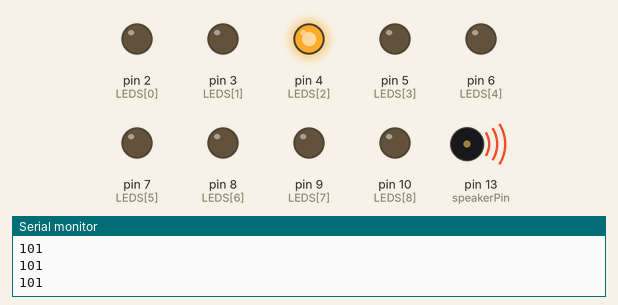
Simulated run of this sketch. Board: Arduino Uno, built with avr-gcc and run on an emulated ATmega328P. On the bench: output pins drawn as LEDs (lit = HIGH), buzzer (waves = sounding), the last lines printed to the serial monitor. Pins used as bus, display or sensor lines are not drawn.

Above: at 0.9 s.
At 6.65 s:
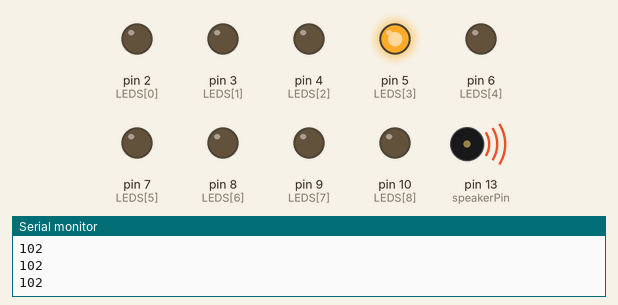
At 11.0 s:
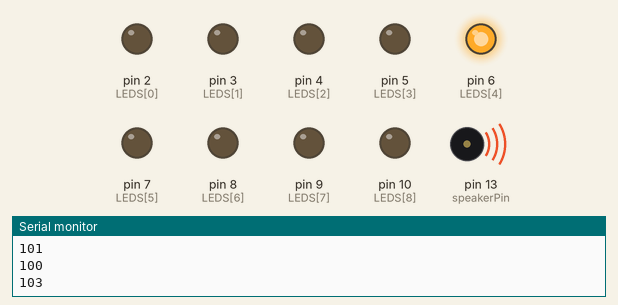
At 22.1 s:
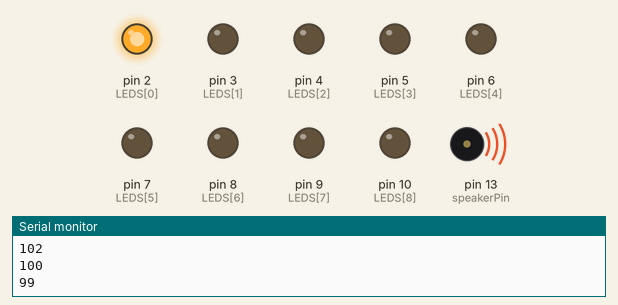
At 33.7 s:
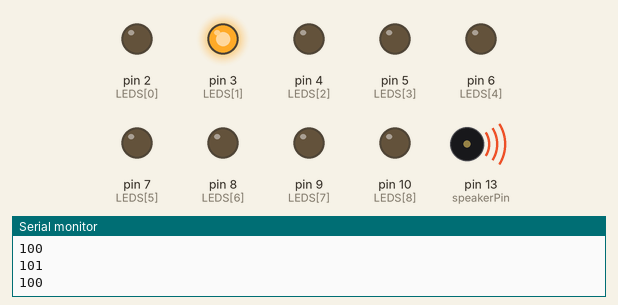
Timing chart, 0 to 40.0 s (numbered marks = the images above):
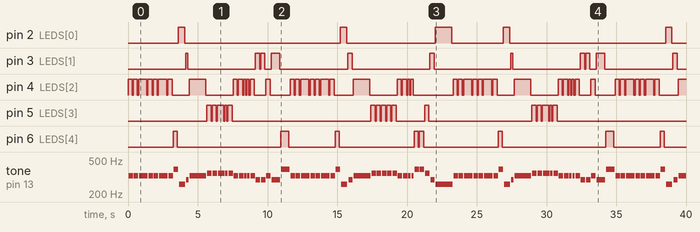

The sketch:

CFGS_MP10_LL013_002_Melody_JUDIT_MARTIN_VILA.ino
```cpp
/******************************************************************************
**                                                                           **
**                              Music player                                 **
**                                                                           **
**           c=DO, d=RE, e=MI, f=FA, g=SOL, a=LA, b=SI, C=DO' D=RE'          **
**                                                                           **
*******************************************************************************/
//******* Includes ************************************************************

//******* Variables ***********************************************************
const int speakerPin = 13;   // pin for speaker
int tempo = 150;
int LEDS [] = {2, 3, 4, 5, 6, 7, 8, 9, 10};


//Melody 1
//int length = 15; // the number of notes
//char notes[] = "ccggaagffeeddc "; // a space represents a rest
//int beats[] = { 1, 1, 1, 1, 1, 1, 2, 1, 1, 1, 1, 1, 1, 2, 4 }; // time notes

//Melody 2 himne del Barça
//int length = 21;
//char notes[] = "egC egC egCDCb abCabg";
//int beats[]={3, 2, 2, 1, 3, 2, 2, 1, 2, 1, 2, 2, 1, 3, 1, 2, 1, 1, 1, 1, 3, 1};

//Melody 3 Jingle Bells
int length = 51;
char notes[] = "eeeeeeegcdefffffeeeeeddedgeeeeeeegcdefffffeeeeggfdc";
int beats[] = { 2, 2, 4, 2, 2, 4, 2, 2, 3, 1, 8, 2, 2, 3, 1, 2, 2, 2, 1, 1, 2, 2, 2, 2, 4, 4, 2, 2, 4, 2, 2, 4, 2, 2, 3, 2, 8, 2, 2, 2, 2, 2, 2, 2, 1, 1, 2, 2, 2, 2, 8};

//****** Setup ****************************************************************
void setup() {
  Serial.begin(9600);
  // make the pin output
  pinMode(speakerPin, OUTPUT);

for (int i = 0; i<9; i++){
  pinMode(LEDS[i], OUTPUT);
  digitalWrite(LEDS[i], LOW);
}
}

//***** Loop *****************************************************************
void loop() {
    for (int i = 0; i < length; i++) {
    if (notes[i] == ' ') {
      delay(beats[i] * tempo);
    } else {
      playNote(notes[i], beats[i] * tempo);
    }
    // pause between notes
    delay(tempo / 2);
  }
}
//****** Funcions *************************************************************
void playTone(int tone, int duration, int note2) {
  switch (note2){
        case 'c':
        digitalWrite(LEDS[0],HIGH);
        Serial.println(note2);
        break;

        case 'd':
        digitalWrite(LEDS[1],HIGH);
        Serial.println(note2);
        break;

        case 'e':
        digitalWrite(LEDS[2],HIGH);
        Serial.println(note2);
        break;

        case 'f':
        digitalWrite(LEDS[3],HIGH);
        Serial.println(note2);
        break;

        case 'g':
        digitalWrite(LEDS[4],HIGH);
        Serial.println(note2);
        break;

        case 'a':
        digitalWrite(LEDS[5],HIGH);
        Serial.println(note2);
        break;

        case 'b':
        digitalWrite(LEDS[6],HIGH);
        Serial.println(note2);
        break;

        case 'C':
        digitalWrite(LEDS[7],HIGH);
        Serial.println(note2);
        break;

        case 'D':
        digitalWrite(LEDS[8],HIGH);
        Serial.println(note2);
        break;
      }

  for (long i = 0; i < duration * 1000L; i += tone * 2) {
    digitalWrite(speakerPin, HIGH);
    delayMicroseconds(tone);
    digitalWrite(speakerPin, LOW);
    delayMicroseconds(tone);

  }
  for (int i = 0; i<9; i++){
    digitalWrite(LEDS[i], LOW);
  }

}

void playNote(char note, int duration) {
  char names[] = { 'c', 'd', 'e', 'f', 'g', 'a', 'b', 'C' , 'D'};
  int tones[] = { 1915, 1700, 1519, 1432, 1275, 1136, 1014, 956, 840};

  // play the tone corresponding to the note name
  for (int i = 0; i < 9; i++) {
    if (names[i] == note) {
      playTone(tones[i], duration, names[i]);

    }
  }
}
```

Measured:
- by itself, pin 2 (LEDS[0]): LOW → HIGH at 3.6 s, → LOW 0.45 s later, → HIGH 11.2 s later, → LOW 0.45 s later, … (10 changes in this stretch)
- by itself, pin 6 (LEDS[4]): LOW → HIGH at 3.2 s, → LOW 0.30 s later, → HIGH 7.4 s later, → LOW 0.60 s later, … (16 changes in this stretch)
- by itself, tone on pin 13 (speakerPin): plays 328 Hz for 0.32 s, 328 Hz for 0.32 s, 328 Hz for 0.60 s, 328 Hz for 0.32 s, 328 Hz for 0.32 s, 328 Hz for 0.60 s … (88 notes in this stretch)
